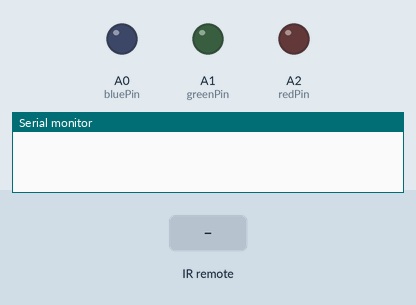
Recording of a sketch running on a simulated Arduino Uno, built with avr-gcc and run on an emulated ATmega328P. Shown: output pins drawn as LEDs (lit = HIGH), the last lines printed to the serial monitor. The test bench sets the inputs (shaded band).

Above: at 1.2 s.
1.3 s: infrared code 0xFF6897 received
At 4.0 s:
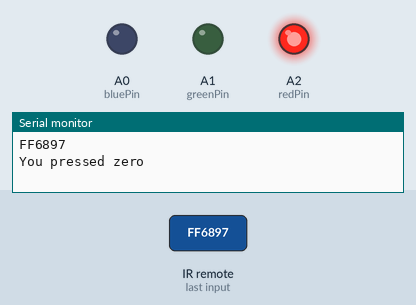
4.3 s: infrared code 0xFF30CF received
At 6.3 s:
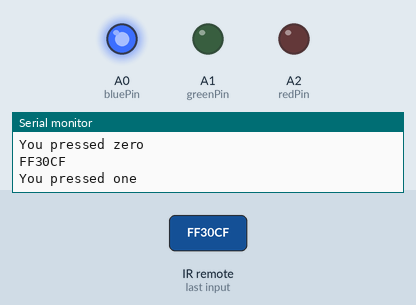
7.3 s: infrared code 0xFF18E7 received
At 9.8 s:
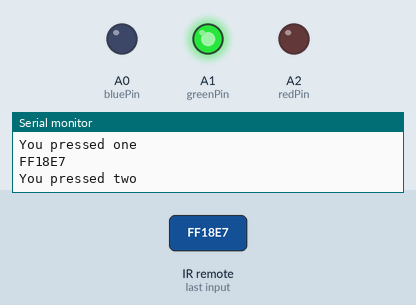
10.3 s: infrared code 0xFF7A85 received
At 12.1 s:
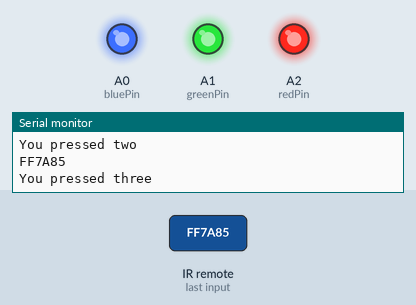
Timing chart, 0 to 13.6 s (numbered marks = the images above; inputs shaded):
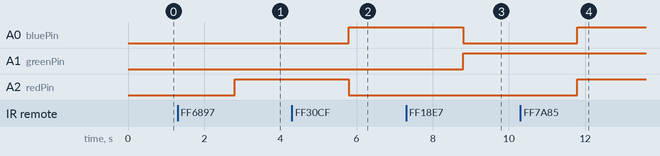

The sketch:

SmallProject__IR_REMOTE.ino
```cpp
#include <IRremote.h>
int IRpin=9;
int redPin=A2;
int greenPin=A1;
int bluePin=A0;
int redVal;
int blueVal;
int greenVal;
IRrecv IR(IRpin);
decode_results cmd;
int myCom;

void setup()
{
  Serial.begin(9600);
  IR.enableIRIn();
  pinMode(redPin, OUTPUT);
  pinMode(bluePin, OUTPUT);
  pinMode(greenPin, OUTPUT);

}

void loop()
{
  while (IR.decode(&cmd) ==0)
  {

  }
Serial.println(cmd.value, HEX);
delay(1500);
IR.resume();
switch (cmd.value)
{
  case 0xFF6897:
  myCom=0;
  Serial.println("You pressed zero");
  break;

  case 0xFF30CF:
  myCom=1;
  Serial.println("You pressed one");
  break;

  case 0xFF18E7:
  myCom=2;
  Serial.println("You pressed two");
  break;

  case 0xFF7A85:
  myCom=3;
  Serial.println("You pressed three");
  break;

  case 0xFF10EF:
  myCom=4;
  Serial.println("You pressed four");
  break;

  case 0xFF38C7:
  myCom=5;
  Serial.println("You pressed five");
  break;

  case 0xFF5AA5:
  myCom=6;
  Serial.println("You pressed six");
  break;

  case 0xFF42BD:
  myCom=7;
  Serial.println("You pressed seven");
  break;

  case 0xFF4AB5:
  myCom=8;
  Serial.println("You pressed eight");
  break;

  case 0xFF52AD:
  myCom=9;
  Serial.println("You pressed nine");
  break;


}
if (myCom ==0)
{
  redVal=255;
  blueVal=0;
  greenVal=0;
}

if (myCom ==1)
{
  redVal=0;
  blueVal=255;
  greenVal=0;
}

if (myCom ==2)
{
  redVal=0;
  blueVal=0;
  greenVal=255;
}

if (myCom ==3)
{
  redVal=255;
  blueVal=255;
  greenVal=255;
}

if (myCom=7) //dimming
{
  if (redVal>50)
  {
    redVal=redVal-40;
  }
  if (blueVal>50)
  {
    blueVal=blueVal-40;
  }
  if (greenVal>50)
  {
    greenVal=greenVal-40;
  }
}

if (myCom=9) //brighten
{
  if (redVal<210)
  {
    redVal=redVal+40;
  }
  if (blueVal<210)
  {
    blueVal=blueVal+40;
  }
  if (greenVal<210)
  {
    greenVal=greenVal+40;
  }
}

analogWrite(redPin, redVal);
analogWrite(bluePin, blueVal);
analogWrite(greenPin, greenVal);


}
```

Measured:
- after the input at 1.3 s, A2 (redPin): LOW → HIGH after 1.5 s
- after the input at 4.3 s, A0 (bluePin): LOW → HIGH after 1.5 s; A2 (redPin): HIGH → LOW after 1.5 s
- after the input at 7.3 s, A0 (bluePin): HIGH → LOW after 1.5 s; A1 (greenPin): LOW → HIGH after 1.5 s
- after the input at 10.3 s, A0 (bluePin), A2 (redPin): LOW → HIGH after 1.5 s
